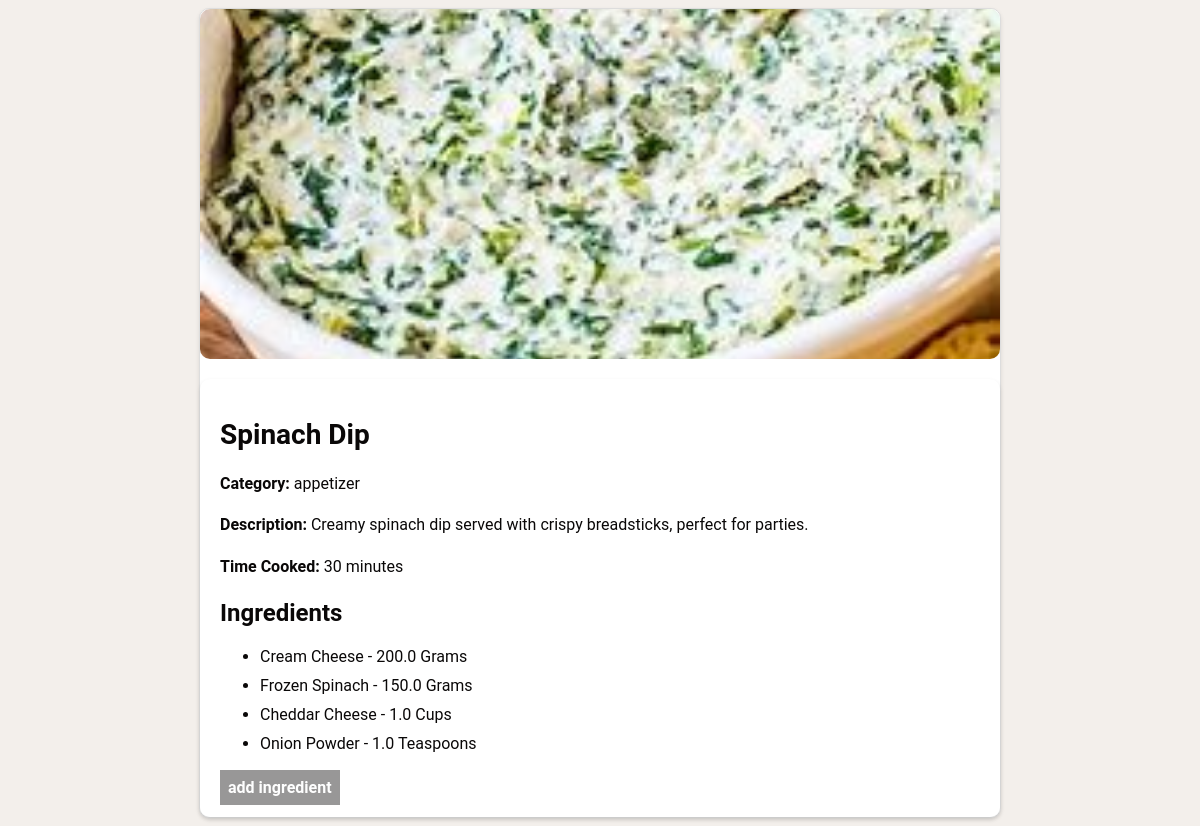
Screenshot of /home/recipe/27 with the database file from the repository.
### recipe/models.py (models this page shows, shortened)
class Recipe(models.Model):
    CATEGORY_CHOICES = [
        ('dessert', 'Dessert'),
        ('salad', 'Salad'),
        ('appetizer', 'Appetizer'),
        ('main_course', 'Main Course'),
        ('side_dish', 'Side Dish'),
        ('beverage', 'Beverage')
    ]
    name = models.CharField(max_length=100)
    description = models.TextField()
    created_at = models.DateTimeField(auto_now_add=True)
    picture = models.ImageField(upload_to = "media/",null=True)
    category = models.CharField(max_length=50,choices = CATEGORY_CHOICES)
    time_cooked = models.IntegerField()

class Ingredient(models.Model):
    UNITS = [
            ('Grams', 'Grams'),
            ('Kilograms', 'Kilograms'),
            ('Milliliters', 'Milliliters'),
            ('Liters', 'Liters'),
            ('Teaspoons', 'Teaspoons'),
            ('Tablespoons', 'Tablespoons'),
            ('Cups', 'Cups'),
            ('Ounces', 'Ounces'),
            ('Pounds', 'Pounds'),
            ('Pieces', 'Pieces'),
            ('Slices', 'Slices'),
            ('Cloves', 'Cloves'),
            ('Pinches', 'Pinches'),
            ('Handfuls', 'Handfuls'),
            ('Drops', 'Drops'),
    ]
    name = models.CharField(max_length=70)
    unit = models.CharField(max_length=100,choices=UNITS)
    quantity = models.FloatField(default=5)
    optional = models.BooleanField(default = False)
    recipe = models.ForeignKey(Recipe, on_delete=models.CASCADE,null=True)

### recipe/views.py (the view)
# urls.py: path('recipe/<int:recipe_id>', views.recipe, name = 'recipe_detail'),
def recipe(request,recipe_id):
    recipe = Recipe.objects.get(pk=recipe_id)
    ingredients = recipe.ingredient_set.all()
    return render(request, 'recipe_details.html', {'recipe': recipe, 'ingredients': ingredients})

### recipe/templates/recipe_details.html (shortened to what this page needs)
{% load static %}
<!DOCTYPE html>
<html lang="en">
<head>
    <link rel="stylesheet" href="{% static 'recipe_details_style.css' %}">
</head>
<body class="body">
    <div class="recipe-detail">
        <div class="recipe-image" style="background-image: url('{{ recipe.picture.url }}');"></div>
        <div class="recipe-content">
            <h1>{{ recipe.name }}</h1>
            <p><strong>Category:</strong> {{ recipe.category }}</p>
            <p><strong>Description:</strong> {{ recipe.description }}</p>
            <p><strong>Time Cooked:</strong> {{ recipe.time_cooked }} minutes</p>
            <h2>Ingredients</h2>
            <ul>
                {% for ingredient in ingredients %}
                    <li>{{ ingredient.name }} - {{ ingredient.quantity }} {{ ingredient.unit }}</li>
                {% endfor %}
            </ul>
            <a href= "{% url 'add_ingredients' recipe.id %}" class="add-ingredient">add ingredient</a>
        </div>
    </div>
</body>
</html>

### static/recipe_details_style.css (style rules this page uses)
.body { background-color: rgb(243, 239, 235); }
.recipe-detail { max-width: 800px; margin: 0 auto; background-color: rgb(255, 255, 255); color: #0a0808; font-family: 'Roboto', sans-serif; border-radius: 10px; border: 1px solid #ddd; box-shadow: 0 2px 4px rgba(0, 0, 0, 0.1); }
.recipe-image { height: 350px; background-size: cover; background-position: center; margin-bottom: 20px; border-radius: 10px; overflow: hidden; }
.recipe-content { background-color: #ffffff; padding: 20px; border-radius: 10px; box-shadow: 0 2px 4px rgba(0, 0, 0, 0.1); }
.recipe-content h1 { font-size: 28px; margin-bottom: 20px; color: #0a0808; }
.recipe-content p { margin-bottom: 15px; line-height: 1.6; }
.recipe-content ul { margin-top: 15px; margin-bottom: 25px; }
.recipe-content ul li { margin-bottom: 10px; list-style-type: disc; color: #0a0808; }
.recipe-content .add-ingredient { width: 100%; text-align: center; padding: 8px; color: #fefefe; text-decoration: none; font-weight: bold; font-family: 'Roboto', sans-serif; background-color: rgba(51, 49, 49, 0.5); }

### rows the page displays
Recipe: picture (picture), name "Spinach Dip", category "appetizer", description "Creamy spinach dip served with crispy breadsticks, perfect for parties.", time_cooked "30"
Ingredient: name "Cream Cheese", quantity "200.0", unit "Grams"
Ingredient: name "Frozen Spinach", quantity "150.0", unit "Grams"
Ingredient: name "Cheddar Cheese", quantity "1.0", unit "Cups"
Ingredient: name "Onion Powder", quantity "1.0", unit "Teaspoons"
